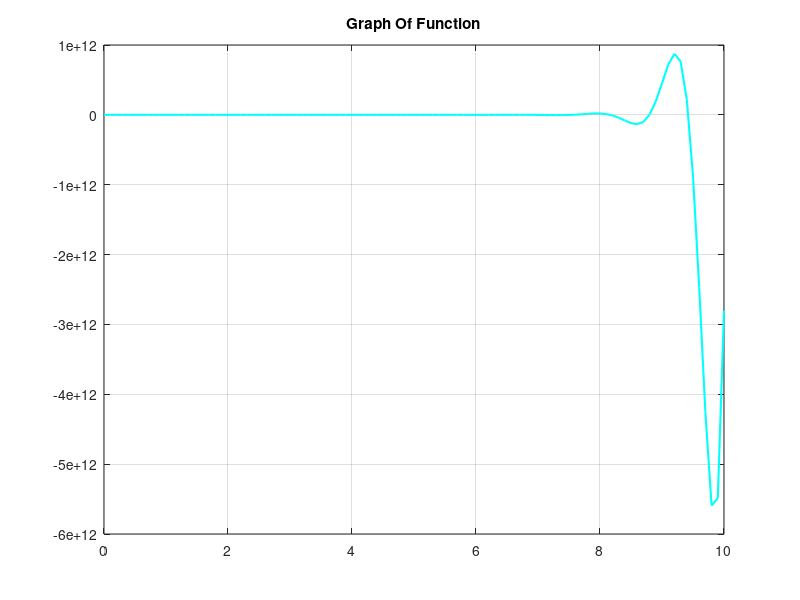

Recreate this plot in MATLAB.
clc;
clear all;
close;
x = 0:0.1:10;
y = exp(3 .* x) .* sin(5 .* x);
plot(x,y,['c'],'LineWidth',1.5)
grid on
title('Graph Of Function')
